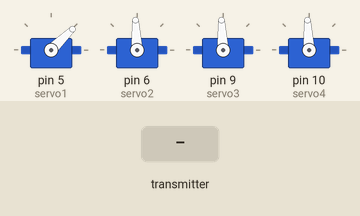
This sketch was run on a simulated Arduino Uno, built with avr-gcc and run on an emulated ATmega328P. Shown: 4 × servo. The inputs (shaded band) are chosen by the test bench. No radio packets arrive unless stated; what the sketch prints to the serial monitor is not drawn.

Above: at 1.2 s.
1.3 s: the transmitter starts sending P1X = 0
At 2.5 s:
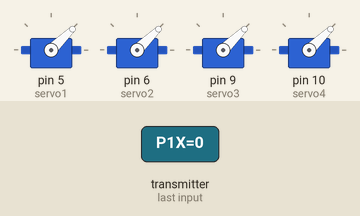
2.8 s: the transmitter starts sending P1Y = 64
At 3.4 s:
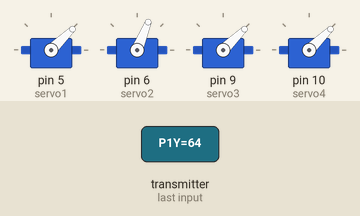
4.3 s: the transmitter starts sending P2X = 64
At 4.6 s:
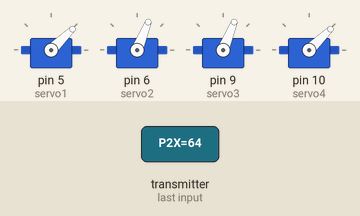
5.8 s: the transmitter starts sending P2Y = 64
At 6.9 s:
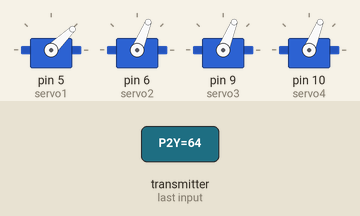
7.3 s: the transmitter starts sending P1X = 64
At 8.1 s:
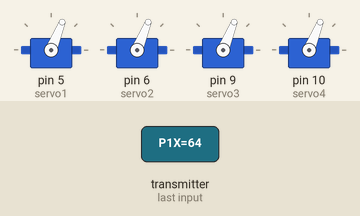
8.8 s: the transmitter starts sending P1Y = 0
At 9.2 s:
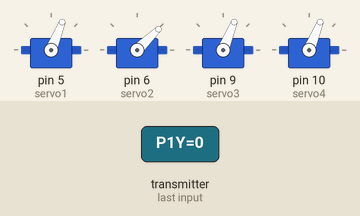
Timing chart, 0 to 11.3 s (numbered marks = the images above; inputs shaded):
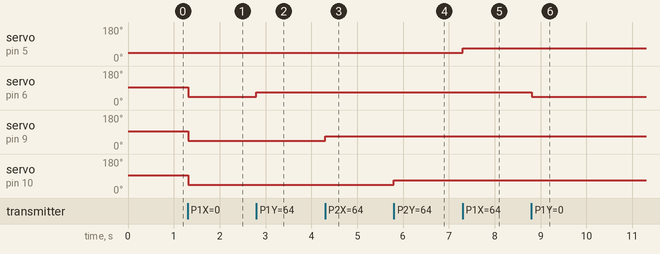

Measured:
- after the input at 1.3 s, servo on pin 6 (servo2), servo on pin 9 (servo3), servo on pin 10 (servo4): 93° → 44° at once
- after the input at 2.8 s, servo on pin 6 (servo2): 44° → 68° at once
- after the input at 4.3 s, servo on pin 9 (servo3): 44° → 68° at once
- after the input at 5.8 s, servo on pin 10 (servo4): 44° → 68° at once
- after the input at 7.3 s, servo on pin 5 (servo1): 44° → 68° at once
- after the input at 8.8 s, servo on pin 6 (servo2): 68° → 44° at once

The sketch:

rx_code.ino
```cpp
#include <SPI.h>
#include <RF24.h>
#include <Servo.h>

// ================= NRF24 =================
RF24 radio(3,2); // CE, CSN
const uint64_t pipeIn = 0xE8E8F0F0E1LL;

// ================= SERVOS =================
Servo servo1;
Servo servo2;
Servo servo3;
Servo servo4;

// ================= PAYLOAD =================
struct Payload {
  byte P1X;
  byte P1Y;
  byte P2X;
  byte P2Y;
  byte pot1;
  byte D1;
  byte D2;
  byte D3;
};

Payload rxData;

// ================= ACK PAYLOAD =================
struct AckPayload {
  byte alive;
  byte failsafe;
};

AckPayload ackData;

// ================= FAILSAFE =================
unsigned long lastRecvTime = 0;
const unsigned long FAILSAFE_TIMEOUT = 500; // ms

static unsigned long lastTime = 0;
static int packetCount = 0;

// ================= SETUP =================
void setup() {
  Serial.begin(9600);

  // Attach servos
  servo1.attach(5);
  servo2.attach(6);
  servo3.attach(9);
  servo4.attach(10);

  // Neutral position (1500 µs)
  servo1.writeMicroseconds(1000);
  servo2.writeMicroseconds(1500);
  servo3.writeMicroseconds(1500);
  servo4.writeMicroseconds(1500);

  // NRF24 init
  radio.begin();
  radio.setAutoAck(true);
  radio.enableAckPayload();
  // radio.setAutoAck(false);
  // radio.disableAckPayload();
  radio.setRetries(2, 3);
  radio.setPALevel(RF24_PA_HIGH);
  radio.setDataRate(RF24_1MBPS);
  radio.openReadingPipe(0, pipeIn);
  radio.startListening();

  Serial.println(F("✅ RC Receiver Initialized"));
}

// ================= LOOP =================
void loop() {
  if (radio.available()) {
    radio.read(&rxData, sizeof(rxData));
    lastRecvTime = millis();

    // Prepare ACK payload
    ackData.alive = 1;
    ackData.failsafe = 0;
    radio.writeAckPayload(0, &ackData, sizeof(ackData));

    // checking packet rate
    static unsigned long lastTime = 0;
    static int packetCount = 0;

    packetCount++;

    if (millis() - lastTime >= 1000) {
      Serial.print("Packets/sec: ");
      Serial.println(packetCount);
      packetCount = 0;
      lastTime = millis();
    }

    // Map joystick to servos (1000–2000 µs)
    servo1.writeMicroseconds(map(rxData.P1X, 0, 255, 1000, 2000));
    servo2.writeMicroseconds(map(rxData.P1Y, 0, 255, 1000, 2000));
    servo3.writeMicroseconds(map(rxData.P2X, 0, 255, 1000, 2000));
    servo4.writeMicroseconds(map(rxData.P2Y, 0, 255, 1000, 2000));

        // ===== SERIAL MONITOR =====
    // Serial.print("P1X: "); Serial.print(rxData.P1X);
    // Serial.print(" | P1Y: "); Serial.print(rxData.P1Y);
    // Serial.print(" | P2X: "); Serial.print(rxData.P2X);
    // Serial.print(" | P2Y: "); Serial.print(rxData.P2Y);
    // Serial.print(" | POT1: "); Serial.print(rxData.pot1);
    // Serial.print(" | D1: "); Serial.print(rxData.D1);
    // Serial.print(" | D2: "); Serial.print(rxData.D2);
    // Serial.print(" | D3: "); Serial.println(rxData.D3);
  }

  // ===== FAILSAFE =====
  if (millis() - lastRecvTime > FAILSAFE_TIMEOUT) {
    servo1.writeMicroseconds(1000);
    servo2.writeMicroseconds(1500);
    servo3.writeMicroseconds(1500);
    servo4.writeMicroseconds(1500);

    ackData.alive = 0;
    ackData.failsafe = 1;

    Serial.println("RF LINK LOST - FAILSAFE ACTIVE");
    delay(200);
  }
}
```
